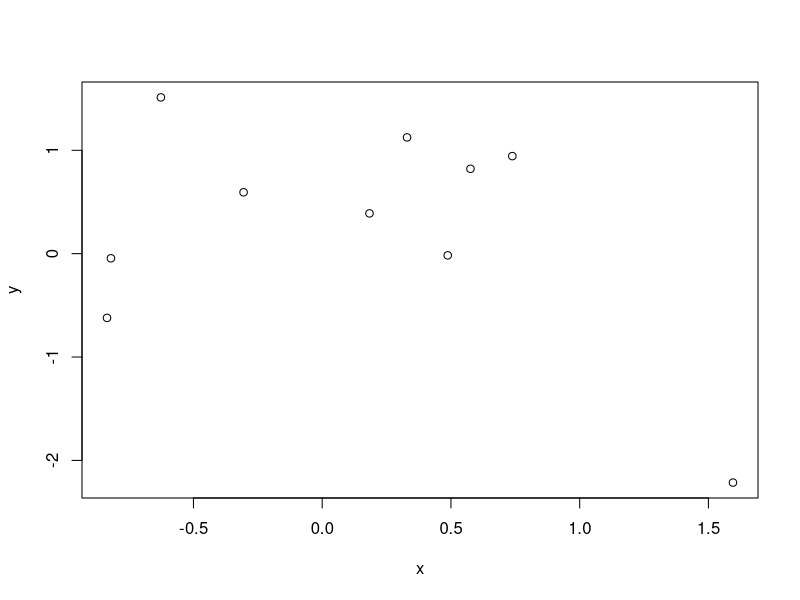

Source code (R):
## ---- chunk 1
set.seed(1)
x = rnorm(10)
y = rnorm(10)
## ---- chunk 2
plot(x,y)
